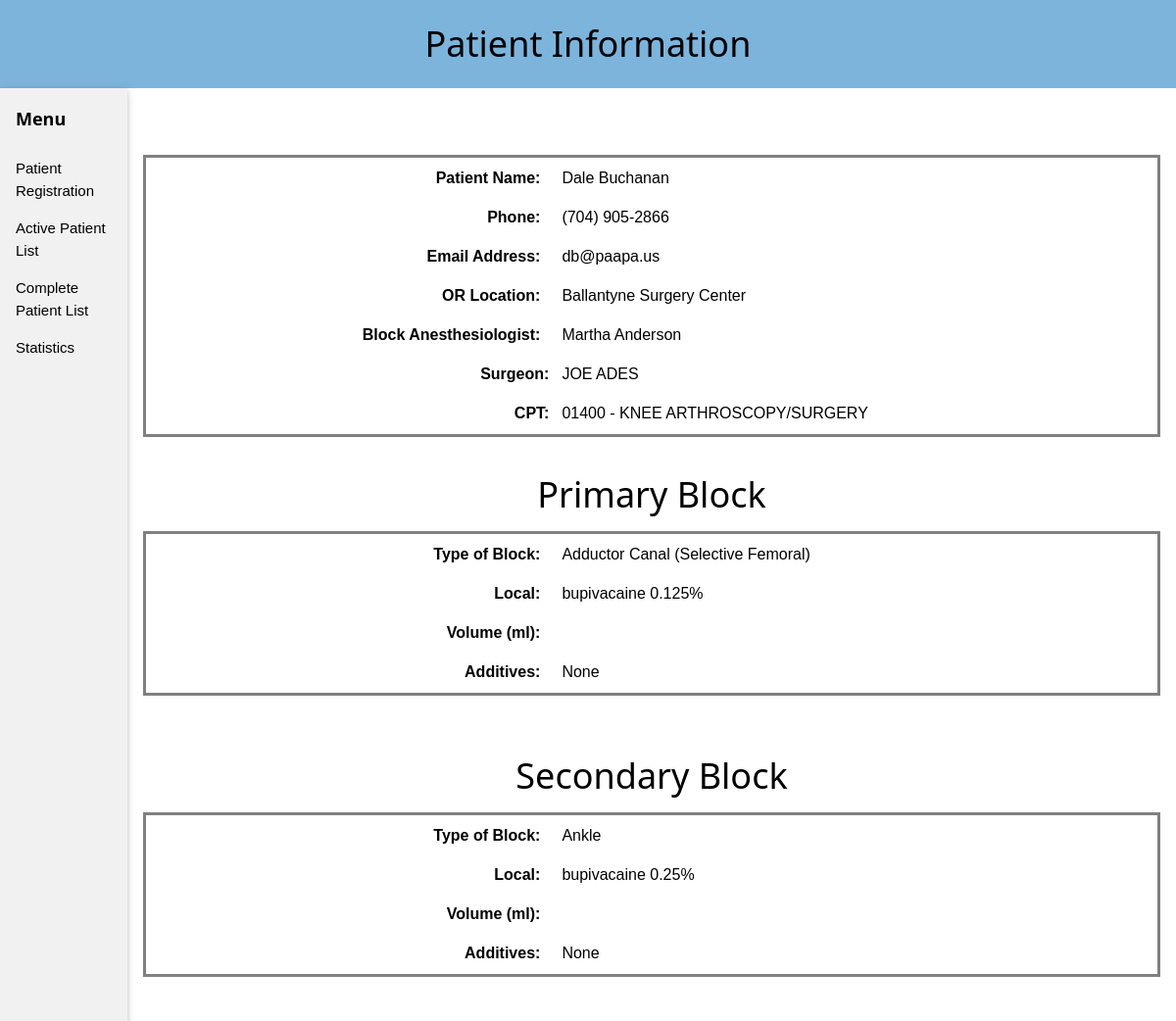
The page /specificpatient2.php?p=1 (signed in) on the database as committed earlier.
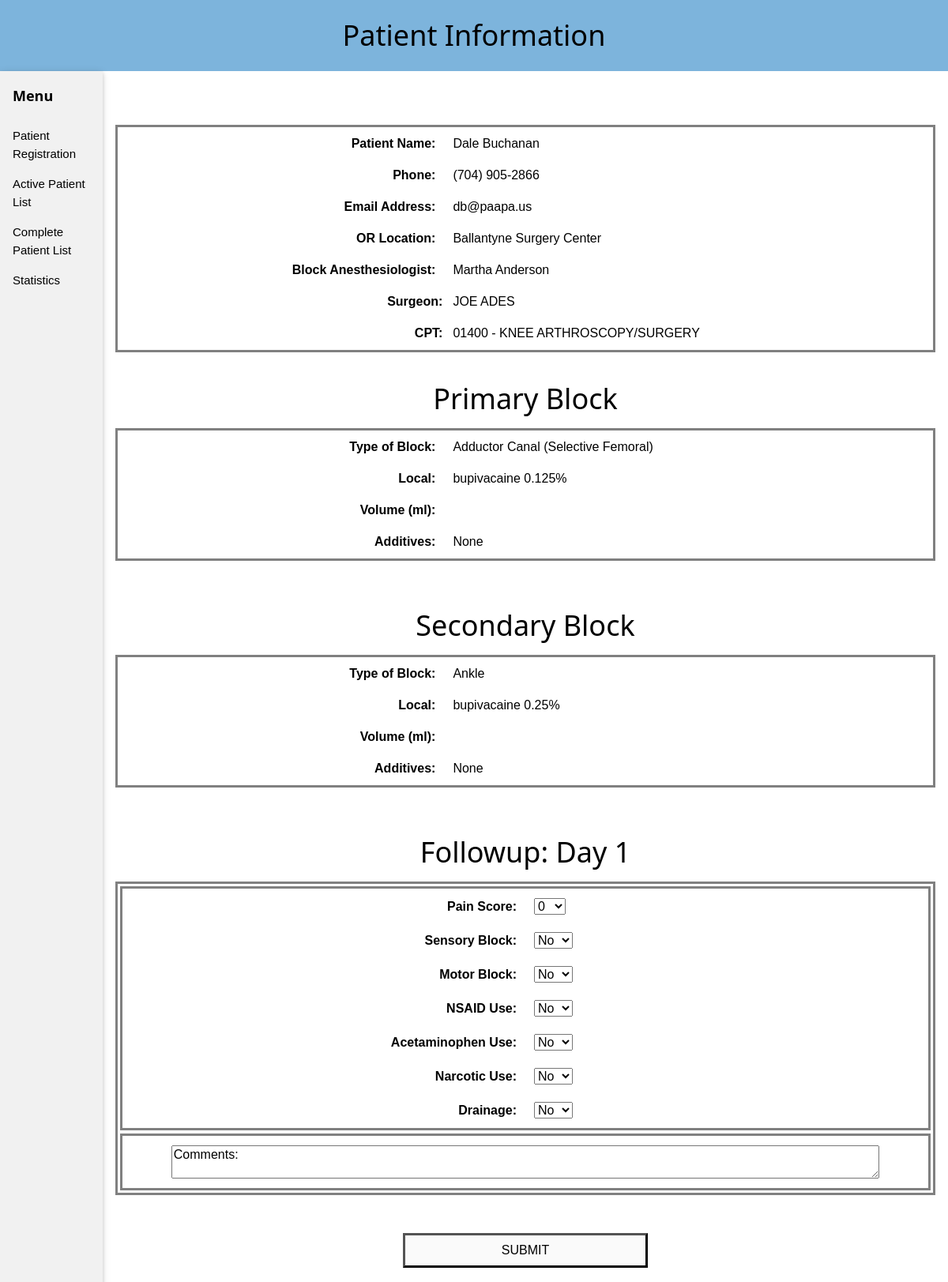
The same page on the database as committed later.
### specificpatient2.php (the view, shortened to what the changed rows need)
<?php
if (!isset($_SESSION['username']))
{
   require_once ('includes/login_functions.inc.php');
   $url = absolute_url();
   header("Location: $url");
   exit();
}
else
{
   $winwidth = $_SESSION['w'];
   $ptnum = $_GET['p'];
?>
<?php
$sp = "SELECT a.id, a.fname, a.lname, a.phone, a.email, b.location, c.surgeonFirst, c.surgeonLast, d.first, d.last, ".
      "       e.cptDescriptor, e.asaCode, f.block as block1, g.med as med1, h.block as block2, i.med as med2, a.monthnumber, a.daynumber, ".
      "       a.painscore1, a.painscore2 ".
      "FROM patients AS a ".
      "INNER JOIN locations AS b ON a.orlocID=b.id ".
      "INNER JOIN surgeons AS c ON a.surgeonID=c.surgeonID ".
      "INNER JOIN users AS d ON a.anesthesiologistID=d.id ".
      "INNER JOIN asa AS e ON a.cptID=e.id ".
      "INNER JOIN blocks AS f ON a.block1ID=f.id ".
      "INNER JOIN drug AS g ON g.id=a.drug1ID ".
      "INNER JOIN blocks AS h ON a.block2ID=h.id ".
      "INNER JOIN drug AS i ON i.id=a.drug2ID ".
      "WHERE a.id=".$ptnum;
$spa = mysqli_query($dbc, $sp);
$spb = mysqli_fetch_array($spa);
echo'
<html>
<title>Block</title>
<head>
    <meta name="viewport" content="width=device-width, initial-scale=1.0">
    <style>
    .row:after
    {
        content: "";
        display: table;
        clear: both;
    }
    </style>
<link rel="stylesheet" href="styles/stylew3.css" type="text/css">
</head>
<body>
<div class="row" style="background-color:#7db4dc;">
  <center><img src="includes/ProvidenceSmall.png" alt="PAA" height='.($winwidth*0.2369*.5*.7).'; width='.($winwidth*.5*.7).';" /></center>
  <div class="w3-padding w3-center"><h1>Patient Information</h1></div>
</div>
<div class="w3-sidebar w3-bar-block w3-light-grey w3-card" style="width:130px">
  <h5 class="w3-bar-item"><b>Menu</b></h5>
  <button class="w3-bar-item w3-button tablink" onclick="window.location.href=\'registration.php\'">Patient Registration</button>
  <button class="w3-bar-item w3-button tablink" onclick="window.location.href=\'patientinfo.php\'">Active Patient List</button>
  <button class="w3-bar-item w3-button tablink" onclick="window.location.href=\'comPtList.php\'">Complete Patient List</button>
  <button class="w3-bar-item w3-button tablink" onclick="window.location.href=\'statistics.php\'">Statistics</button>
</div>
<div style="margin-left:130px">
<br><br>
<div id="PtList" class="w3-container reg">';
if ($_SESSION['w'] > 925)
{
    echo'
        <br>
        <table style="border-style:solid; width:60%; margin-left:auto; margin-right:auto;">';
}
else
{
    echo'
        <br>
        <table style="border-style:solid; width:100%; margin-left:auto; margin-right:auto;">';
}
echo'
    <tr>
        <td style="width:40%; border:none; text-align:right; padding:10px;">
        <b>Patient Name:</b>
        <td style="width:60%; padding:10px;">'.
            $spb['fname'].' '.$spb['lname'].'
        </td>
    </tr>
    <tr>
        <td style="width:40%; border:none; text-align:right; padding:10px;">
        <b>Phone:</b>
        </td>
        <td style="width:60%; padding:10px;">'.
            $spb['phone'].'
        </td>
    </tr>
    <tr>
        <td style="width:40%; border:none; text-align:right; padding:10px;">
            <b>Email Address:</b>
        </td>
        <td style="width:60%; padding:10px;">'
            .$spb['email'].'
        </td>
    </tr>
    <tr>
        <td style="width:40%; text-align:right; padding:10px">
        <b>OR Location:</b>
        </td>
        <td style="width:60%; border:none; align:center; padding:10px">'.
            $spb['location'].'
        </td>
     </tr>
     <tr>
        <td style="width:40%; border:none; text-align:right; padding:10px;">
            <b>Block Anesthesiologist:</b>
        </td>
        <td style="border:none; width:60%; padding:10px">'.
            $spb['first'].' '.$spb['last'].'
        </td>
    </tr>
    </tr>
        <td style="width:40%; border:none; text-align:right">
            <b>Surgeon:</b>
        </td>
        <td style="border:none; width:60%; padding:10px">'.
            $spb['surgeonFirst'].' '.$spb['surgeonLast'].'
        </td>
     </tr>
     <tr>
        <td style="width:40%; border:none; text-align:right">
            <b>CPT:</b>
        </td>
        <td style="border:none; width:60%; padding:10px">'.
            $spb['asaCode'].' - '.$spb['cptDescriptor'].
        '</td>
    </tr>
</table>
<br>
<center>
<h1 class="h1log" style="text-align:left color:#000000">Primary Block</h1>';
if ($_SESSION['w'] > 925)
{
    echo'
    <table style="border-style:solid; width:60%; margin-left:auto; margin-right:auto;">';
}
else
{
    echo'
    <table style="border-style:solid; width:100%; margin-left:auto; margin-right:auto;">';
}
echo'
    <tr>
        <td style="width:40%; border:none; text-align:right; padding:10px">
            <b>Type of Block:</b>
        </td>
        <td style="border:none; width:60%; padding:10px">'.
            $spb['block1'].'
        </td>
    </tr>
    <tr>
        <td style="width:40%; border:none; text-align:right; padding:10px;">
            <b>Local:</b>
        </td>
        <td style="border:none; width:60%; padding:10px">'.
            $spb['med1'].'
        </td>
    </tr>
    <tr>
        <td style="width:40%; border:none; text-align:right; padding:10px">
            <b>Volume (ml):</b>
        </td>
        <td style="width:60%; padding:10px">'.
            $_SESSION['volume1'].'
        </td>
    </tr>
    <tr>
        <td style="width:40%; border:none; text-align:right; padding:10px;">
                <b>Additives:</b>
        </td>';
echo'
        </tr>
    </table>
    <br>
    <br>';
if (isset($spb['block2']))
{
echo'
<center>
    <h1 class="h1log" style="text-align:left color:#000000">Secondary Block</h1>';
    if ($_SESSION['w'] > 925)
    {
        echo'
        <table style="border-style:solid; width:60%; margin-left:auto; margin-right:auto;">';
    }
    else
    {
        echo'
        <table style="border-style:solid; width:100%; margin-left:auto; margin-right:auto;">';
    }
    echo'
        <tr>
            <td style="width:40%; border:none; text-align:right; padding:10px">
                <b>Type of Block:</b>
            </td>
            <td style="border:none; width:60%; padding:10px">'.
                $spb['block2'].'
            </td>
        </tr>
        <tr>
            <td style="width:40%; border:none; text-align:right; padding:10px;">
                <b>Local:</b>
            </td>
            <td style="border:none; width:60%; padding:10px">'.
                $spb['med2'].'
            </td>
        </tr>
        <tr>
            <td style="width:40%; border:none; text-align:right; padding:10px">
                <b>Volume (ml):</b>
            </td>
            <td style="width:60%; padding:10px">'.
                $_SESSION['volume2'].'
            </td>
        </tr>
        <tr>
            <td style="width:40%; border:none; text-align:right; padding:10px;">
                    <b>Additives:</b>
            </td>';
}
echo'
        </tr>
    </table>
    <br><br>
    <center>';
if ($spb['painscore1'] > -1 && $spb['painscore2'] > -1)
{
}
else
{
    echo'
    <h1 class="h1log" style="text-align:left color:#000000">Followup: Day 1</h1>
    <form action="action_page_day1.php" method="post">';
    if ($_SESSION['w'] > 925)
    {
        echo'
        <table style="border-style:solid; width:60%; margin-left:auto; margin-right:auto;">';
    }
    else
    {
        echo'
        <table style="border-style:solid; width:100%; margin-left:auto; margin-right:auto;">';
    }
    echo'
    <tr>
    <td>
    <table style="border-style:solid; width:100%; margin-left:auto; margin-right:auto;">
        <tr>
            <td style="width:50%; border:none; text-align:right; padding:10px">
                <b>Pain Score: </b>
            </td>
            <td style="width:50%; border:none; padding:10px">
            <select name="pain1">';
            for ($x=0; $x<11; $x++)
            {
               echo '<option value='.$x.'>'.$x.'</option>';
            }
    echo'
            </select>
            </td>
        </tr>
        <tr>
            <td style="width:50%; border:none; text-align:right; padding:10px">
                <b>Sensory Block: </b>
            </td>
            <td style="width:50%; border:none; padding:10px">
            <select name="sensoryblock1">
               <option value="no">No</option><option value="yes">Yes</option>
            </select>
            </td>
        </tr>
        <tr>
            <td style="width:50%; border:none; text-align:right; padding:10px">
                <b>Motor Block: </b>
            </td>
            <td style="width:50%; border:none; padding:10px">
            <select name="motorblock1">
               <option value="no">No</option><option value="yes">Yes</option>
            </select>
            </td>
        </tr>
        <tr>
            <td style="width:50%; border:none; text-align:right; padding:10px">
                <b>NSAID Use: </b>
            </td>
            <td style="width:50%; border:none; padding:10px">
            <select name="nsaids1">
               <option value="no">No</option><option value="yes">Yes</option>
            </select>
            </td>
        </tr>
        <tr>
            <td style="width:50%; border:none; text-align:right; padding:10px">
                <b>Acetaminophen Use: </b>
            </td>
            <td style="width:50%; border:none; padding:10px">
            <select name="acetaminophen1">
               <option value="no">No</option><option value="yes">Yes</option>
            </select>
            </td>
        </tr>
        <tr>
            <td style="width:50%; border:none; text-align:right; padding:10px">
                <b>Narcotic Use: </b>
            </td>
            <td style="width:50%; border:none; padding:10px">
            <select name="narcotic1">
               <option value="no">No</option><option value="yes">Yes</option>
            </select>
            </td>
        </tr>
        <tr>
            <td style="width:50%; border:none; text-align:right; padding:10px">
                <b>Drainage: </b>
            </td>
            <td style="width:50%; border:none; padding:10px">
            <select name="drainage1">
               <option value="no">No</option><option value="yes">Yes</option>
            </select>
            </td>
        </tr>
    </table>
    </td>
    </tr>
    <tr>
    <td>
    <table style="border-style:solid; width:100%; margin-left:auto; margin-right:auto;">
        <tr>
            <td style="width:100%; padding:10px; margin-left:auto; margin-right:auto;">
                <textarea style="width: 90%; height: 10%; margin: 0 auto; display: block;" name="comments1">'.
                'Comments: '.
                '</textarea>
            </td>
        </tr>
    </table>
    </td>
    </tr>
    </table>
    <br><br>
    <table style="width:100%">
        <tr>
            <td align="center">
            <input type="submit" name="day1" value="SUBMIT" class="btn">
            </td>
        </tr>
    </table>
    </form>
    </div>';
}
?>
<?php
echo'
</body>
</html>';
}
?>

Rows that differ between the two databases and show on the page:
changed patients "Dale": painscore1 4 → -1 (drawn)
Other text that changed with them:
form field pain1: (not shown) → "0"
form field sensoryblock1: (not shown) → "No"
form field motorblock1: (not shown) → "No"
form field nsaids1: (not shown) → "No"
form field acetaminophen1: (not shown) → "No"
form field narcotic1: (not shown) → "No"
form field drainage1: (not shown) → "No"
form field comments1: (not shown) → "Comments:"
form field day1: (not shown) → "SUBMIT"
text now shown: "Followup: Day 1 Pain Score: Sensory Block: Motor Block: NSAID Use: Acetaminophen Use: Narcotic Use: Drainage:"
